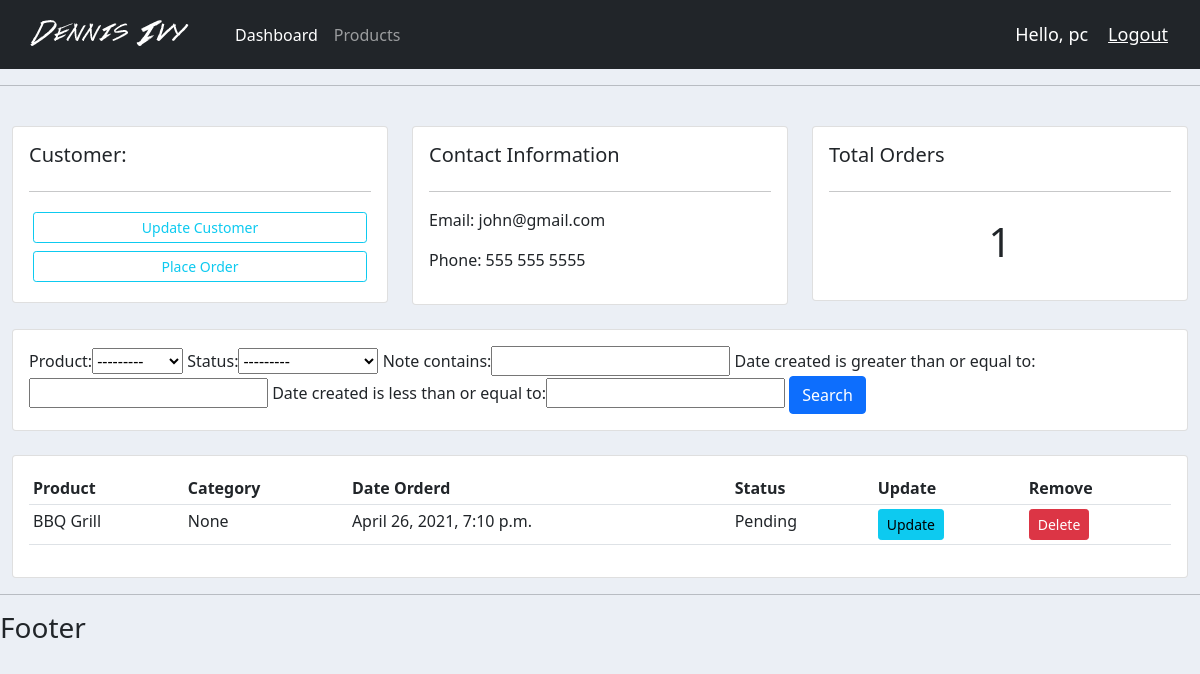
Page /customer/1/ (signed in) on the earlier database version.
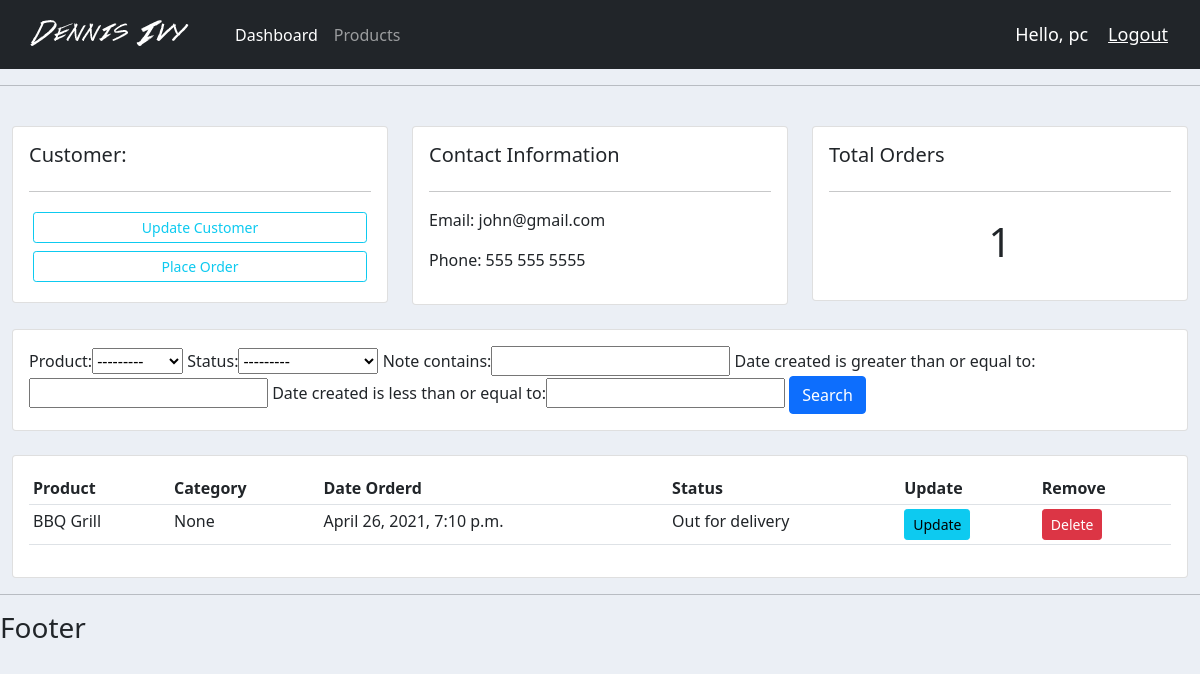
Same page on the later database version.
### accounts/models.py (models this page shows, shortened)
class Order(models.Model):
	STATUS = (
            ('Pending', 'Pending'),
         			('Out for delivery', 'Out for delivery'),
         			('Delivered', 'Delivered'),
        )
	customer = models.ForeignKey(Customer, null=True, on_delete=models.SET_NULL)
	product = models.ForeignKey(Product, null=True, on_delete=models.SET_NULL)
	date_created = models.DateTimeField(auto_now_add=True, null=True)
	status = models.CharField(max_length=200, null=True, choices=STATUS)
	note = models.CharField(max_length=1000, null=True)

class Product(models.Model):
	CATEGORY = (
            ('Indoor', 'Indoor'),
         			('Out Door', 'Out Door'),
        )
	name = models.CharField(max_length=200, null=True)
	price = models.FloatField(null=True)
	category = models.CharField(max_length=200, null=True, choices=CATEGORY)
	description = models.CharField(max_length=200, null=True, blank=True)
	date_created = models.DateTimeField(auto_now_add=True, null=True)
	tags = models.ManyToManyField(Tag)
	def __str__(self):
		return self.name

### accounts/views.py (the view)
# urls.py: path('customer/<str:pk>/', views.customer, name="customer"),
@login_required(login_url='login')
def customer(request, pk):
    customer = Customer.objects.get(id=pk)
    orders = customer.order_set.all()
    order_count = orders.count()
    myFilter = OrderFilter(request.GET, queryset=orders)
    orders = myFilter.qs
    context = {'customer': customer,
               'orders': orders, 'order_count': order_count, 'myFilter':myFilter}
    return render(request, 'accounts/customer.html', context)

### accounts/templates/accounts/customer.html
{%  extends 'accounts/main.html' %}
{% block content %}
	<br>
<div class="row">
	<div class="col-md">
		<div class="card card-body">
			<h5>Customer:</h5>
			<hr>
			<a class="btn btn-outline-info  btn-sm btn-block m-1" href="">Update Customer</a>
			<a class="btn btn-outline-info  btn-sm btn-block m-1" href="{% url 'create_order' customer.id %}">Place Order</a>
		</div>
	</div>
	<div class="col-md">
		<div class="card card-body">
			<h5>Contact Information</h5>
			<hr>
			<p>Email: {{customer.email}}</p>
			<p>Phone: {{customer.phone}}</p>
		</div>
	</div>
	<div class="col-md">
		<div class="card card-body">
			<h5>Total Orders</h5>
			<hr>
			<h1 style="text-align: center;padding: 10px">{{order_count}}</h1>
		</div>
	</div>
</div>
<br>
<div class="row">
	<div class="col">
		<div class="card card-body">
			<form method="get">
        {{myFilter.form}}
		    <button class="btn btn-primary" type="submit">Search</button>
		  </form>
		</div>
	</div>
</div>
<br>
<div class="row">
	<div class="col-md">
		<div class="card card-body">
			<table class="table table-sm">
				<tr>
					<th>Product</th>
					<th>Category</th>
					<th>Date Orderd</th>
					<th>Status</th>
					<th>Update</th>
					<th>Remove</th>
				</tr>
				{% for order in orders %}
				 <tr>
					 <td>{{order.product}}</td>
					 <td>{{order.note}}</td>
					 <td>{{order.date_created}}</td>
					 <td>{{order.status}}</td>
					 <td><a class="btn btn-sm btn-info" href="{% url 'update_order' order.id %}">Update</a></td>
           <td><a class="btn btn-sm btn-danger" href="{% url 'delete_order' order.id %}">Delete</a></td>
				 </tr>
				{% endfor %}
			</table>
		</div>
	</div>
</div>
{% endblock %}

Differences in the rows shown:
changed Order "None": status "Pending" → "Out for delivery"
